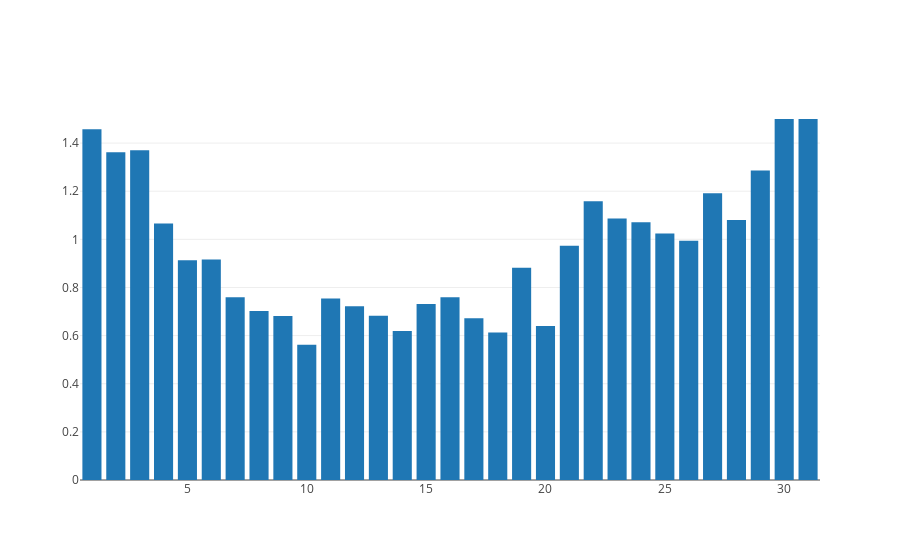

This figure's notebook cell:
### Code cell
with_shot_points = shot_percentage_by_feet.withColumn("points", when(total_shots_by_distance["shot_feet"] < 21, 2).otherwise(3))

expected_value = with_shot_points.withColumn("ev", col("points") * col("fg_percentage"))

x_per = []
y_per = []

for distance in expected_value.collect():
    x_per.append(distance['shot_feet'])
    y_per.append(distance['ev'])

ev_by_foot = [go.Bar(x=x_per, y=y_per)]

ev_by_foot_fig = go.Figure(data=ev_by_foot)
iplot(ev_by_foot_fig, config={'displaylogo': False})

### Figure 1 — Plotly figure (JSON) as saved in the notebook; plotly's stock layout.template omitted (floating-point values rounded to 4 significant figures)
{"data": [{"type": "bar", "uid": "1cac0613-47f9-455b-9d54-4f55e242a16a", "x": [1, 2, 3, 4, 5, 6, 7, 8, 9, 10, 11, 12, 13, 14, 15, 16, 17, 18, 19, 20, 21, 22, 23, 24, 25, 26, 27, 28, 29, 30, 31], "y": [1.457, 1.362, 1.371, 1.066, 0.9135, 0.9161, 0.7597, 0.7024, 0.6815, 0.5616, 0.7544, 0.7222, 0.6822, 0.619, 0.7313, 0.7597, 0.6724, 0.6126, 0.8824, 0.64, 0.973, 1.158, 1.086, 1.071, 1.024, 0.994, 1.191, 1.08, 1.286, 1.5, 1.5]}], "layout": {}}
